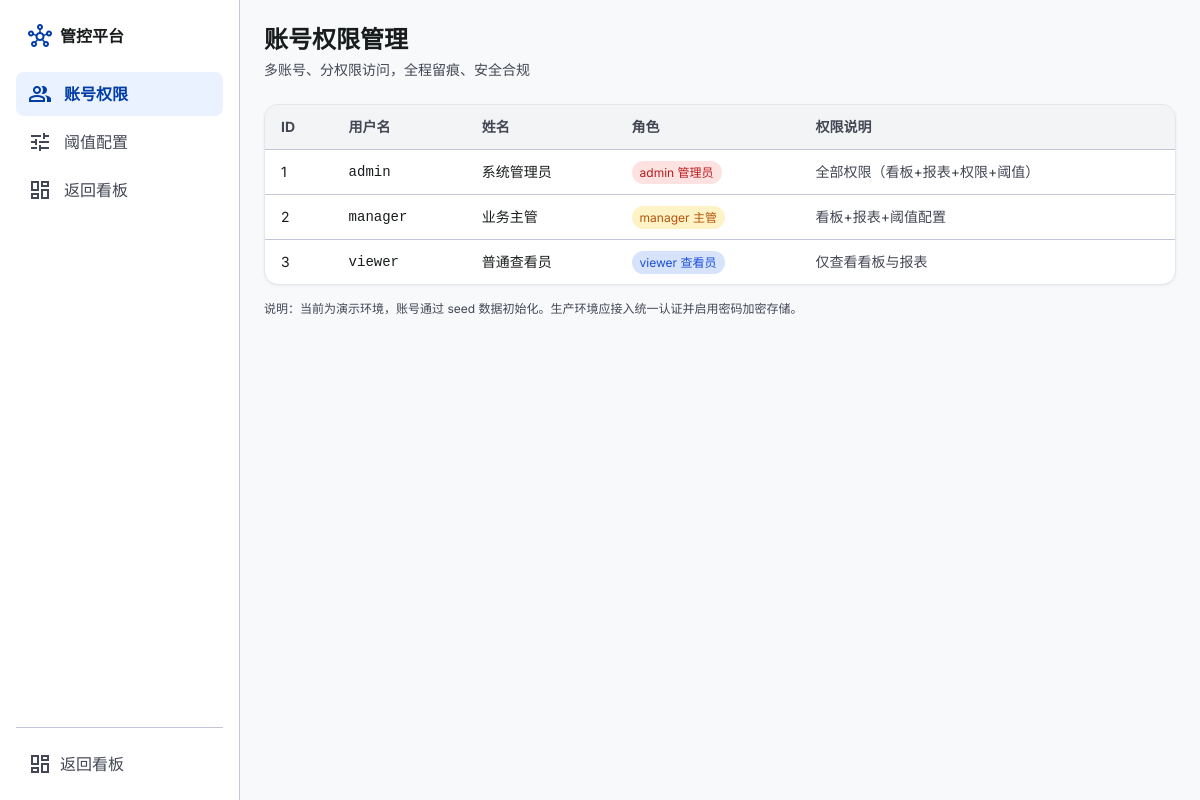
Screenshot of /admin/users with the database file from the repository.
### tables this page shows
CREATE TABLE users (
    id INTEGER PRIMARY KEY AUTOINCREMENT,
    username TEXT UNIQUE NOT NULL,
    password TEXT NOT NULL,          -- 演示用明文；生产环境应加密
    role TEXT NOT NULL DEFAULT 'viewer',   -- admin / manager / viewer
    display_name TEXT NOT NULL
);

### routes/dashboard.py (the view)
@dashboard_bp.route("/admin/users")
def admin_users():
    conn = get_conn()
    users = conn.execute("SELECT id,username,role,display_name FROM users").fetchall()
    conn.close()
    return render_template("admin_users.html", users=users)

### db/database.py (called while the page is built)
def get_conn():
    conn = sqlite3.connect(DB_PATH)
    conn.row_factory = sqlite3.Row
    conn.execute("PRAGMA foreign_keys = ON")
    return conn

### templates/admin_users.html (shortened to what this page needs)
{% extends "base.html" %}
{% block body %}
<div class="min-h-screen flex">
  <aside class="w-60 shrink-0 bg-surface-container-lowest border-r border-outline-variant p-4 flex flex-col">
    <a href="{{ url_for('dashboard', view='workorder') }}" class="flex items-center gap-2 px-3 py-2 rounded-lg hover:bg-surface-container-low">
      <span class="material-symbols-outlined text-primary">hub</span>
      <span class="font-bold text-on-surface">管控平台</span>
    </a>
    <div class="flex-1 mt-4 space-y-1">
      <a href="{{ url_for('admin_users') }}" class="nav-item active flex items-center gap-3 px-3 py-2.5 rounded-lg text-on-surface-variant">
        <span class="material-symbols-outlined">group</span> 账号权限
      </a>
      <a href="{{ url_for('admin_thresholds') }}" class="nav-item flex items-center gap-3 px-3 py-2.5 rounded-lg text-on-surface-variant hover:bg-surface-container-low">
        <span class="material-symbols-outlined">tune</span> 阈值配置
      </a>
      <a href="{{ url_for('dashboard', view='workorder') }}" class="nav-item flex items-center gap-3 px-3 py-2.5 rounded-lg text-on-surface-variant hover:bg-surface-container-low">
        <span class="material-symbols-outlined">dashboard</span> 返回看板
      </a>
    </div>
    <div class="pt-4 border-t border-outline-variant">
      <a href="{{ url_for('dashboard', view='workorder') }}" class="flex items-center gap-2 px-3 py-2 rounded-lg text-on-surface-variant hover:bg-surface-container-low">
        <span class="material-symbols-outlined">dashboard</span> 返回看板
      </a>
    </div>
  </aside>
  <main class="flex-1 p-6">
    <div class="flex justify-between items-center mb-6">
      <div>
        <h1 class="text-2xl font-bold text-on-surface">账号权限管理</h1>
        <p class="text-sm text-on-surface-variant mt-1">多账号、分权限访问，全程留痕、安全合规</p>
      </div>
    </div>
    <div class="card overflow-hidden">
      <table class="w-full text-sm">
        <thead>
          <tr class="bg-surface-container-low text-left text-on-surface-variant">
            <th class="px-4 py-3">ID</th>
            <th class="px-4 py-3">用户名</th>
            <th class="px-4 py-3">姓名</th>
            <th class="px-4 py-3">角色</th>
            <th class="px-4 py-3">权限说明</th>
          </tr>
        </thead>
        <tbody>
          {% for u in users %}
          <tr class="border-t border-outline-variant">
            <td class="px-4 py-3">{{ u['id'] }}</td>
            <td class="px-4 py-3 font-mono">{{ u['username'] }}</td>
            <td class="px-4 py-3">{{ u['display_name'] }}</td>
            <td class="px-4 py-3">
              {% if u['role']=='admin' %}<span class="badge-danger px-2 py-1 rounded-full text-xs">admin 管理员</span>
              {% elif u['role']=='manager' %}<span class="badge-warn px-2 py-1 rounded-full text-xs">manager 主管</span>
              {% else %}<span class="badge-ok px-2 py-1 rounded-full text-xs">viewer 查看员</span>{% endif %}
            </td>
            <td class="px-4 py-3 text-on-surface-variant">
              {% if u['role']=='admin' %}全部权限（看板+报表+权限+阈值）
              {% elif u['role']=='manager' %}看板+报表+阈值配置
              {% else %}仅查看看板与报表{% endif %}
            </td>
          </tr>
          {% endfor %}
        </tbody>
      </table>
    </div>
    <p class="mt-4 text-xs text-on-surface-variant">说明：当前为演示环境，账号通过 seed 数据初始化。生产环境应接入统一认证并启用密码加密存储。</p>
  </main>
</div>
{% endblock %}

### templates/base.html (shortened to what this page needs)
<!DOCTYPE html>
<html class="light" lang="zh-CN">
<head>
<script src="https://cdn.tailwindcss.com?plugins=forms,container-queries"></script>
<script id="tailwind-config">
tailwind.config = {
  darkMode: "class",
  theme: {
    extend: {
      colors: {
        "primary": "#003da6", "primary-container": "#0052d9", "on-primary": "#ffffff",
        "secondary": "#525f73", "secondary-container": "#d6e3fb",
        "on-secondary-container": "#586579",
        "tertiary": "#004a70", "tertiary-container": "#006394",
        "error": "#ba1a1a", "error-container": "#ffdad6", "on-error-container": "#93000a",
        "surface": "#f8f9fa", "on-background": "#191c1d", "on-surface": "#191c1d",
        "on-surface-variant": "#434654", "surface-variant": "#e1e3e4",
        "surface-container": "#edeeef", "surface-container-low": "#f3f4f5",
        "surface-container-lowest": "#ffffff", "surface-container-high": "#e7e8e9",
        "outline": "#737686", "outline-variant": "#c3c6d7",
        "background": "#f8f9fa"
      }
    }
  }
}
</script>
</head>
<body class="bg-background text-on-surface min-h-screen">
{% block body %}{% endblock %}
</body>
</html>

### templates/base.html (style rules this page uses)
body { font-family: 'Inter','Microsoft YaHei',sans-serif; }
.material-symbols-outlined { font-variation-settings:'FILL' 0,'wght'400,'GRAD'0,'opsz'24; vertical-align:middle; }
.card { background:#fff; border:1px solid #e3e6ea; border-radius:14px; box-shadow:0 1px 3px rgba(16,24,40,.06); }
.nav-item { transition: all .15s; }
.nav-item.active { background:#eaf1ff; color:#003da6; font-weight:600; }
.nav-item.active .material-symbols-outlined { color:#003da6; }
.badge-ok { background:#d6e3fb; color:#1d4ed8; }
.badge-warn { background:#fef3c7; color:#b45309; }
.badge-danger { background:#fee2e2; color:#b91c1c; }

### rows the page displays
users: id "1", username "admin", display_name "系统管理员", role "admin 管理员"
users: id "2", username "manager", display_name "业务主管", role "manager 主管"
users: id "3", username "viewer", display_name "普通查看员", role "viewer 查看员"
